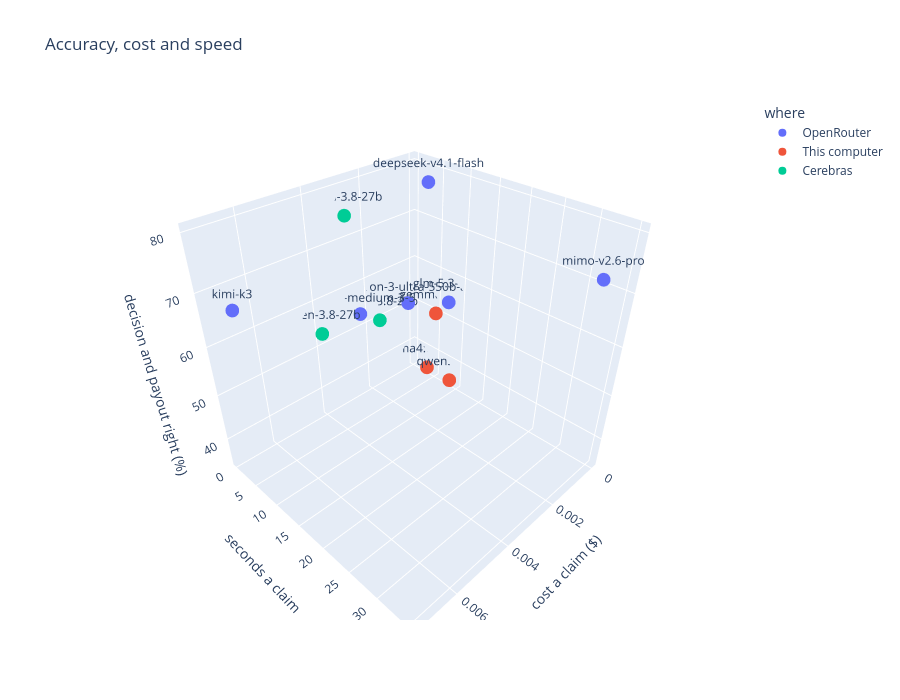

The cell this chart's notebook holds for it:
### Markdown cell above
### All three at once

Cost, time and accuracy in one chart. Drag to rotate it. The best runs are high on the vertical axis and near the origin of the other two.

### Code cell
fig = px.scatter_3d(
    summary,
    x='cost a claim ($)',
    y='seconds a claim',
    z='decision and payout right (%)',
    color='where',
    text='model',
    title='Accuracy, cost and speed',
    height=700,
)
fig.show()

### Figure 1 — Plotly figure (JSON) as saved in the notebook; plotly's stock layout.template omitted (floating-point values rounded to 4 significant figures)
{"data": [{"hovertemplate": "where=OpenRouter<br>cost a claim ($)=%{x}<br>seconds a claim=%{y}<br>decision and payout right (%)=%{z}<br>model=%{text}<extra></extra>", "legendgroup": "OpenRouter", "marker": {"color": "#636efa", "symbol": "circle"}, "mode": "markers+text", "name": "OpenRouter", "scene": "scene", "showlegend": true, "text": ["mimo-v2.6-pro", "glm-5.3-flash", "kimi-k3", "deepseek-v4.1-flash", "nemotron-3-ultra-550b-a55b", "mistral-medium-3-5"], "type": "scatter3d", "x": [0.00111, 0.0002, 0.00722, 0.00094, 0.00114, 0.00265], "y": [35.0, 8.6, 5.8, 7.4, 4.4, 1.7], "z": [75, 55, 70, 80, 55, 55]}, {"hovertemplate": "where=This computer<br>cost a claim ($)=%{x}<br>seconds a claim=%{y}<br>decision and payout right (%)=%{z}<br>model=%{text}<extra></extra>", "legendgroup": "This computer", "marker": {"color": "#EF553B", "symbol": "circle"}, "mode": "markers+text", "name": "This computer", "scene": "scene", "showlegend": true, "text": ["qwen3.5:4b", "gemma4:e4b", "gemma4:e2b-it-qat"], "type": "scatter3d", "x": [0.0, 0.0, 0.0], "y": [8.5, 5.1, 3.3], "z": [35, 50, 35]}, {"hovertemplate": "where=Cerebras<br>cost a claim ($)=%{x}<br>seconds a claim=%{y}<br>decision and payout right (%)=%{z}<br>model=%{text}<extra></extra>", "legendgroup": "Cerebras", "marker": {"color": "#00cc96", "symbol": "circle"}, "mode": "markers+text", "name": "Cerebras", "scene": "scene", "showlegend": true, "text": ["qwen-3.8-27b", "qwen-3.8-27b", "qwen-3.8-27b"], "type": "scatter3d", "x": [0.00161, 0.00289, 0.00418], "y": [0.3, 0.9, 2.0], "z": [50, 75, 55]}], "layout": {"height": 700, "legend": {"title": {"text": "where"}, "tracegroupgap": 0}, "scene": {"domain": {"x": [0, 1], "y": [0, 1]}, "xaxis": {"title": {"text": "cost a claim ($)"}}, "yaxis": {"title": {"text": "seconds a claim"}}, "zaxis": {"title": {"text": "decision and payout right (%)"}}}, "title": {"text": "Accuracy, cost and speed"}}}
